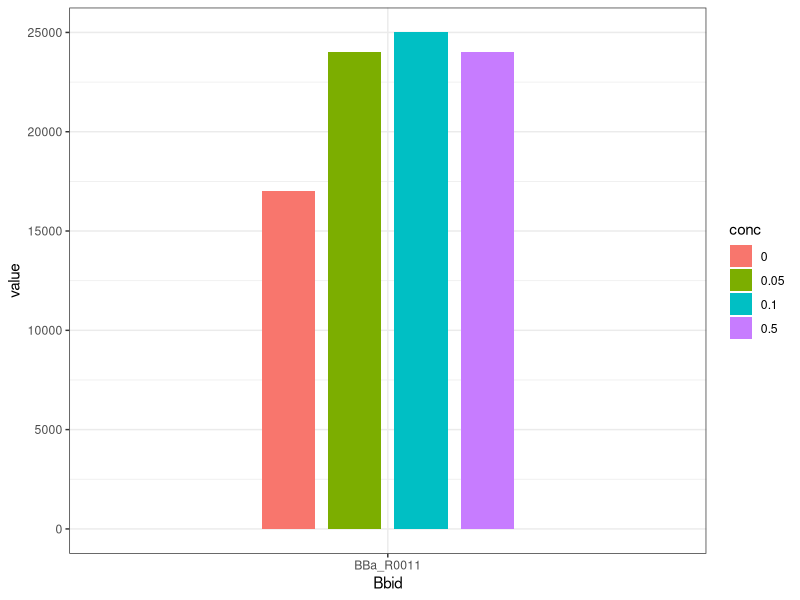

Here is the R script that generated this plot:
## ---- chunk 1
library(readxl)
library(tidyverse)
## ---- chunk 2
igem_team <- read_excel("igem_promoters.xlsx", sheet="team", skip=0, col_names=T)
igem_part <- read_excel("igem_promoters.xlsx", sheet="part", skip=0, col_names=T)
igem_obs <- read_excel("igem_promoters.xlsx", sheet="obs", skip=0, col_names=T)

igem_promoter <- igem_part %>%
  left_join(igem_team, by="team_name") %>%
  left_join(igem_obs, by="device_id")

igem_part
knitr::kable(igem_promoter)
## ---- chunk 3
plot_data <- igem_promoter %>% 
  filter(Bbid=="BBa_R0011") %>% 
  select(Bbid, strain, conc, value) %>% 
  mutate(strain=factor(strain), conc=factor(conc))


plot_data

ggplot(plot_data, aes(x=Bbid, y=value, fill=conc)) +
  geom_bar(stat="identity", position=position_dodge(width=0.5), width=0.4) +
  #scale_fill_manual(values=c("#ce1212", "#4a47a3")) +
  theme_bw()
